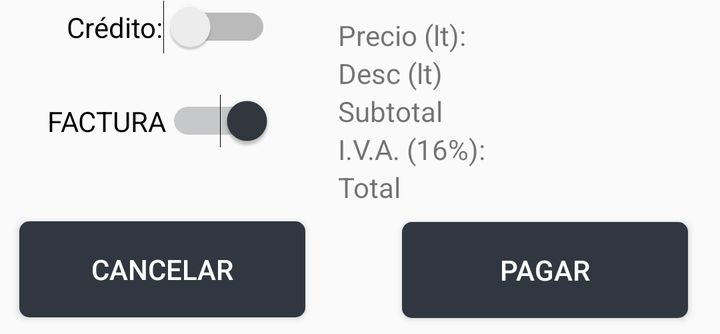
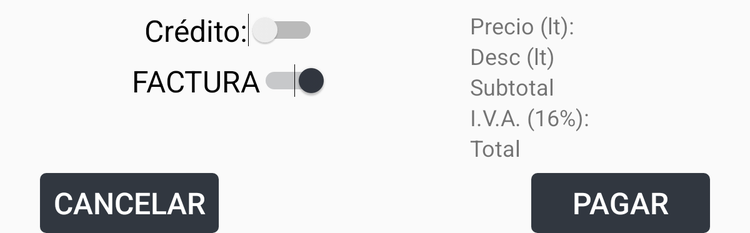

First picture: res/layout/ on a phone held upright. Second picture: the repository's own variant of that layout, on a device whose configuration matches the variant's folder. Source for both follows.
<!-- AndroidManifest.xml: application theme AppTheme -->
<!-- res/layout/formulario_venta_camioneta_y_pipa.xml -->
<?xml version="1.0" encoding="utf-8"?>
<android.support.constraint.ConstraintLayout xmlns:android="http://schemas.android.com/apk/res/android"
    xmlns:app="http://schemas.android.com/apk/res-auto"
    xmlns:tools="http://schemas.android.com/tools"
    android:id="@+id/CLFormularioVentaCamionetaYPipaContenedor"
    android:layout_width="match_parent"
    android:layout_height="wrap_content"
    tools:layout_editor_absoluteY="81dp">

    <Switch
        android:id="@+id/SWFormularioVentaCamionetaYPipaCredito"
        android:layout_width="wrap_content"
        android:layout_height="wrap_content"
        android:layout_marginStart="8dp"
        android:layout_marginLeft="8dp"
        android:layout_marginEnd="8dp"
        android:layout_marginRight="8dp"
        android:text="@string/credito"
        app:layout_constraintEnd_toStartOf="@+id/tableLayout2"
        app:layout_constraintStart_toStartOf="parent"
        tools:ignore="MissingConstraints"
        tools:layout_editor_absoluteY="8dp" />

    <Switch
        android:id="@+id/SWFormularioVentaCamionetaYPipaFactura"
        android:layout_width="wrap_content"
        android:layout_height="wrap_content"
        android:layout_marginStart="8dp"
        android:layout_marginLeft="8dp"
        android:layout_marginTop="8dp"
        android:layout_marginEnd="8dp"
        android:layout_marginRight="8dp"
        android:layout_marginBottom="92dp"
        android:checked="true"
        android:text="@string/factura"
        app:layout_constraintBottom_toBottomOf="parent"
        app:layout_constraintEnd_toStartOf="@+id/tableLayout2"
        app:layout_constraintHorizontal_bias="0.396"
        app:layout_constraintStart_toStartOf="parent"
        app:layout_constraintTop_toTopOf="parent"
        app:layout_constraintVertical_bias="0.973" />

    <TableLayout
        android:id="@+id/tableLayout2"
        android:layout_width="191dp"
        android:layout_height="wrap_content"
        android:layout_marginStart="169dp"
        android:layout_marginLeft="169dp"
        android:layout_marginTop="8dp"
        android:layout_marginBottom="8dp"
        app:layout_constraintBottom_toTopOf="@+id/BtnFormularioVentaCamionetaYPipaPagar"
        app:layout_constraintEnd_toEndOf="parent"
        app:layout_constraintStart_toStartOf="parent"
        app:layout_constraintTop_toTopOf="parent">

        <TableRow
            android:layout_width="match_parent"
            android:layout_height="match_parent">

            <TextView
                android:id="@+id/textView6"
                android:layout_width="wrap_content"
                android:layout_height="wrap_content"
                android:layout_weight="1"
                android:text="@string/precio_lt" />

            <TextView
                android:id="@+id/TVFormularioVentaCamionetaYPipaPrecio"
                android:layout_width="wrap_content"
                android:layout_height="wrap_content"
                android:layout_weight="1"
                android:textAlignment="textEnd" />
        </TableRow>

        <TableRow
            android:layout_width="match_parent"
            android:layout_height="match_parent">

            <TextView
                android:id="@+id/textView19"
                android:layout_width="wrap_content"
                android:layout_height="wrap_content"
                android:layout_weight="1"
                android:text="@string/desc_lt" />

            <TextView
                android:id="@+id/TVFormularioVentaCamionetaYPipaDescuento"
                android:layout_width="wrap_content"
                android:layout_height="wrap_content"
                android:layout_weight="1"
                android:textAlignment="textEnd" />
        </TableRow>

        <TableRow
            android:layout_width="match_parent"
            android:layout_height="match_parent">

            <TextView
                android:id="@+id/textView21"
                android:layout_width="wrap_content"
                android:layout_height="wrap_content"
                android:layout_weight="1"
                android:text="@string/subtotal" />

            <TextView
                android:id="@+id/TVFormularioVentaCamionetaYPipaSubtotal"
                android:layout_width="wrap_content"
                android:layout_height="wrap_content"
                android:layout_weight="1"
                android:textAlignment="textEnd" />
        </TableRow>

        <TableRow
            android:layout_width="match_parent"
            android:layout_height="match_parent">

            <TextView
                android:id="@+id/textView23"
                android:layout_width="wrap_content"
                android:layout_height="wrap_content"
                android:layout_weight="1"
                android:text="@string/iva_16" />

            <TextView
                android:id="@+id/TVFormularioVentaCamionetaYPipaIva"
                android:layout_width="wrap_content"
                android:layout_height="wrap_content"
                android:layout_weight="1"
                android:textAlignment="textEnd" />
        </TableRow>

        <TableRow
            android:layout_width="match_parent"
            android:layout_height="match_parent">

            <TextView
                android:id="@+id/textView26"
                android:layout_width="wrap_content"
                android:layout_height="wrap_content"
                android:layout_weight="1"
                android:text="@string/total" />

            <TextView
                android:id="@+id/TVFormularioVentaCamionetaYPipaTotal"
                android:layout_width="wrap_content"
                android:layout_height="wrap_content"
                android:layout_weight="1"
                android:textAlignment="textEnd" />
        </TableRow>
    </TableLayout>

    <Button
        android:id="@+id/BtnFormularioVentaCamionetaYPipaCancelar"
        style="@style/SagasTheme.Button"
        android:layout_width="143dp"
        android:layout_height="wrap_content"
        android:layout_marginTop="8dp"
        android:layout_marginEnd="8dp"
        android:layout_marginRight="8dp"
        android:background="@drawable/ripple_effect"
        android:text="@string/message_cancel"
        android:textColor="@color/colorTextButtonLogin"
        app:layout_constraintBottom_toBottomOf="parent"
        app:layout_constraintEnd_toStartOf="@+id/BtnFormularioVentaCamionetaYPipaPagar"
        app:layout_constraintHorizontal_bias="0.19"
        app:layout_constraintStart_toStartOf="parent"
        app:layout_constraintTop_toTopOf="parent"
        app:layout_constraintVertical_bias="0.925"
        tools:ignore="UnusedAttribute" />

    <Button
        android:id="@+id/BtnFormularioVentaCamionetaYPipaPagar"
        style="@style/SagasTheme.Button"
        android:layout_width="143dp"
        android:layout_height="wrap_content"
        android:layout_marginStart="8dp"
        android:layout_marginLeft="8dp"
        android:layout_marginTop="8dp"
        android:layout_marginBottom="8dp"
        android:background="@drawable/ripple_effect"
        android:text="@string/pagar"
        android:textColor="@color/colorTextButtonLogin"
        app:layout_constraintBottom_toBottomOf="parent"
        app:layout_constraintEnd_toEndOf="parent"
        app:layout_constraintHorizontal_bias="0.923"
        app:layout_constraintStart_toStartOf="parent"
        app:layout_constraintTop_toTopOf="parent"
        app:layout_constraintVertical_bias="1.0"
        tools:ignore="UnusedAttribute" />
</android.support.constraint.ConstraintLayout>
<!-- resources referenced by this layout -->
<resources>
  <color name="colorTextButtonLogin">#FFFFFF</color>
  <!-- drawable ripple_effect (drawable) -->
  <?xml version="1.0" encoding="utf-8"?>
  <ripple
      xmlns:android="http://schemas.android.com/apk/res/android"
      xmlns:tools="http://schemas.android.com/tools"
      android:color="@color/buttonBackgroundColorHighlight"
      tools:ignore="NewApi">     
  
      
      <item android:drawable="@drawable/btn_rounded">
          <shape android:shape="rectangle">
              <solid android:color="@color/buttonBackgroundColor"/>
          </shape>
      </item>
  
  </ripple>
  <string name="credito">Crédito:</string>
  <string name="desc_lt">Desc (lt)</string>
  <string name="factura">FACTURA</string>
  <string name="iva_16">I.V.A. (16%):</string>
  <string name="message_cancel">Cancelar</string>
  <string name="pagar">Pagar</string>
  <string name="precio_lt">Precio (lt):</string>
  <string name="subtotal">Subtotal</string>
  <string name="total">Total</string>
  <!-- from res/values-v21/ -->
  <style name="SagasTheme.Button" parent="Widget.AppCompat.Button.Colored">
          <item name="android:colorButtonNormal">@color/colorBackgroundSistemaLogin</item>
          <item name="android:textColor">@color/textcolorButton</item>
          <item name="android:colorControlHighlight">@color/buttonBackgroundColorHighlight</item>
      </style>
  <style name="AppTheme" parent="Theme.AppCompat.Light.DarkActionBar">
          
          <item name="colorPrimary">@color/colorPrimary</item>
          <item name="colorPrimaryDark">@color/colorPrimaryDark</item>
          <item name="colorAccent">@color/colorAccent</item>
      </style>
  <color name="buttonBackgroundColorHighlight">#647081</color>
  <!-- drawable btn_rounded (drawable) -->
  <?xml version="1.0" encoding="utf-8"?>
  <selector xmlns:android="http://schemas.android.com/apk/res/android">
      <item android:state_pressed="true">
          <shape android:shape="rectangle">
              <solid android:color="@color/buttonBackgroundColor" />
              <corners android:radius="5dp" />
          </shape>
      </item>
      <item android:state_focused="true">
          <shape android:shape="rectangle">
              <solid android:color="@color/buttonBackgroundColor" />
              <corners android:radius="5dp" />
          </shape>
      </item>
      <item>
          <shape >
              <solid android:color="@color/buttonBackgroundColor" />
              <corners android:radius="5dp" />
          </shape>
      </item>
  
  </selector>
  <color name="buttonBackgroundColor">#313740</color>
  <color name="colorBackgroundSistemaLogin">#313740</color>
  <color name="textcolorButton">#fff</color>
  <color name="colorPrimary">#9e9e9e</color>
  <color name="colorPrimaryDark">#23252B</color>
  <color name="colorAccent">#323740</color>
</resources>
<!-- res/layout-large/formulario_venta_camioneta_y_pipa.xml (the repository's variant of the layout above) -->
<!-- drawn on a 7-inch tablet held upright -->
<?xml version="1.0" encoding="utf-8"?>
<android.support.constraint.ConstraintLayout xmlns:android="http://schemas.android.com/apk/res/android"
    xmlns:app="http://schemas.android.com/apk/res-auto"
    xmlns:tools="http://schemas.android.com/tools"
    android:id="@+id/CLFormularioVentaCamionetaYPipaContenedor"
    android:layout_width="match_parent"
    android:layout_height="wrap_content">

    <Switch
        android:id="@+id/SWFormularioVentaCamionetaYPipaCredito"
        android:layout_width="wrap_content"
        android:layout_height="wrap_content"
        android:layout_marginTop="8dp"
        android:layout_marginEnd="8dp"
        android:text="@string/credito"
        android:textSize="24sp"
        app:layout_constraintEnd_toStartOf="@+id/tableLayout2"
        app:layout_constraintStart_toStartOf="parent"
        app:layout_constraintTop_toTopOf="parent" />

    <Switch
        android:id="@+id/SWFormularioVentaCamionetaYPipaFactura"
        android:layout_width="wrap_content"
        android:layout_height="wrap_content"
        android:layout_marginTop="8dp"
        android:layout_marginEnd="8dp"
        android:checked="true"
        android:text="@string/factura"
        android:textSize="24sp"
        app:layout_constraintEnd_toStartOf="@+id/tableLayout2"
        app:layout_constraintStart_toStartOf="parent"
        app:layout_constraintTop_toBottomOf="@+id/SWFormularioVentaCamionetaYPipaCredito" />

    <TableLayout
        android:id="@+id/tableLayout2"
        android:layout_width="200dp"
        android:layout_height="wrap_content"
        android:layout_marginTop="8dp"
        android:layout_marginEnd="24dp"
        app:layout_constraintEnd_toEndOf="parent"
        app:layout_constraintTop_toTopOf="parent">

        <TableRow
            android:layout_width="match_parent"
            android:layout_height="match_parent">

            <TextView
                android:id="@+id/textView6"
                android:layout_width="wrap_content"
                android:layout_height="wrap_content"
                android:layout_weight="1"
                android:text="@string/precio_lt"
                android:textSize="18sp" />

            <TextView
                android:id="@+id/TVFormularioVentaCamionetaYPipaPrecio"
                android:layout_width="wrap_content"
                android:layout_height="wrap_content"
                android:layout_weight="1"
                android:textAlignment="textEnd" />
        </TableRow>

        <TableRow
            android:layout_width="match_parent"
            android:layout_height="match_parent">

            <TextView
                android:id="@+id/textView19"
                android:layout_width="wrap_content"
                android:layout_height="wrap_content"
                android:layout_weight="1"
                android:text="@string/desc_lt"
                android:textSize="18sp" />

            <TextView
                android:id="@+id/TVFormularioVentaCamionetaYPipaDescuento"
                android:layout_width="wrap_content"
                android:layout_height="wrap_content"
                android:layout_weight="1"
                android:textAlignment="textEnd" />
        </TableRow>

        <TableRow
            android:layout_width="match_parent"
            android:layout_height="match_parent">

            <TextView
                android:id="@+id/textView21"
                android:layout_width="wrap_content"
                android:layout_height="wrap_content"
                android:layout_weight="1"
                android:text="@string/subtotal"
                android:textSize="18sp" />

            <TextView
                android:id="@+id/TVFormularioVentaCamionetaYPipaSubtotal"
                android:layout_width="wrap_content"
                android:layout_height="wrap_content"
                android:layout_weight="1"
                android:textAlignment="textEnd" />
        </TableRow>

        <TableRow
            android:layout_width="match_parent"
            android:layout_height="match_parent">

            <TextView
                android:id="@+id/textView23"
                android:layout_width="wrap_content"
                android:layout_height="wrap_content"
                android:layout_weight="1"
                android:text="@string/iva_16"
                android:textSize="18sp" />

            <TextView
                android:id="@+id/TVFormularioVentaCamionetaYPipaIva"
                android:layout_width="wrap_content"
                android:layout_height="wrap_content"
                android:layout_weight="1"
                android:textAlignment="textEnd" />
        </TableRow>

        <TableRow
            android:layout_width="match_parent"
            android:layout_height="match_parent">

            <TextView
                android:id="@+id/textView26"
                android:layout_width="wrap_content"
                android:layout_height="wrap_content"
                android:layout_weight="1"
                android:text="@string/total"
                android:textSize="18sp" />

            <TextView
                android:id="@+id/TVFormularioVentaCamionetaYPipaTotal"
                android:layout_width="wrap_content"
                android:layout_height="wrap_content"
                android:layout_weight="1"
                android:textAlignment="textEnd" />
        </TableRow>
    </TableLayout>

    <Button
        android:id="@+id/BtnFormularioVentaCamionetaYPipaCancelar"
        android:layout_width="143dp"
        android:layout_height="wrap_content"
        android:layout_marginStart="32dp"
        android:layout_marginTop="8dp"
        android:background="@drawable/ripple_effect"
        style="@style/SagasTheme.Button"
        android:text="@string/message_cancel"
        android:textColor="@color/colorTextButtonLogin"
        android:textSize="24sp"
        app:layout_constraintStart_toStartOf="parent"
        app:layout_constraintTop_toBottomOf="@+id/tableLayout2"
        tools:ignore="UnusedAttribute" />

    <Button
        android:id="@+id/BtnFormularioVentaCamionetaYPipaPagar"
        android:layout_width="143dp"
        android:layout_height="wrap_content"
        android:layout_marginTop="8dp"
        android:layout_marginEnd="32dp"
        style="@style/SagasTheme.Button"
        android:background="@drawable/ripple_effect"
        android:text="@string/pagar"
        android:textColor="@color/colorTextButtonLogin"
        android:textSize="24sp"
        app:layout_constraintEnd_toEndOf="parent"
        app:layout_constraintTop_toBottomOf="@+id/tableLayout2"
        tools:ignore="UnusedAttribute" />
</android.support.constraint.ConstraintLayout>
